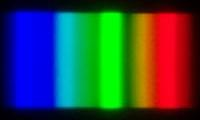

This chart was generated by the following Python code:
from PIL import Image

im = Image.open('lampa.jpg')
im = im.crop((600, 300, 800, 420)).rotate(180)
im.save('hh.jpg')
im.show()
